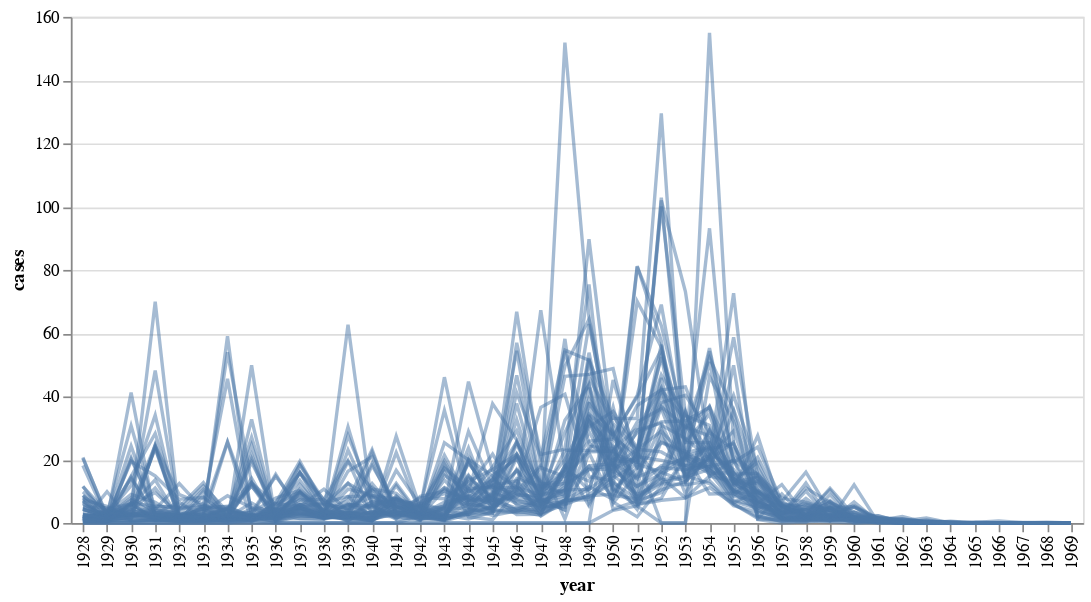

The cell this chart's notebook holds for it:
### Markdown cell above
## Timeline showing (detail) all states

### Code cell
alt.Chart(polio).mark_line(opacity=0.5).encode(
    x = 'year:O',
    y = 'cases:Q',
    detail = 'state:N',
    tooltip = 'state:N'
).properties(
    width = 600
)

### Figure 1 — Vega specification as saved in the notebook (floating-point values rounded to 4 significant figures; data arrays with more than 128 entries replaced by an {"elided": "..."} marker saying what was removed)
{"$schema": "https://vega.github.io/schema/vega/v5.json", "data": [{"name": "source_0", "values": {"elided": "2142 records"}}, {"name": "source_0_x_domain_year", "values": [{"year": 1928}, {"year": 1929}, {"year": 1930}, {"year": 1931}, {"year": 1932}, {"year": 1933}, {"year": 1934}, {"year": 1935}, {"year": 1936}, {"year": 1937}, {"year": 1938}, {"year": 1939}, {"year": 1940}, {"year": 1941}, {"year": 1942}, {"year": 1943}, {"year": 1944}, {"year": 1945}, {"year": 1946}, {"year": 1947}, {"year": 1948}, {"year": 1949}, {"year": 1950}, {"year": 1951}, {"year": 1952}, {"year": 1953}, {"year": 1954}, {"year": 1955}, {"year": 1956}, {"year": 1957}, {"year": 1958}, {"year": 1959}, {"year": 1960}, {"year": 1961}, {"year": 1962}, {"year": 1963}, {"year": 1964}, {"year": 1965}, {"year": 1966}, {"year": 1967}, {"year": 1968}, {"year": 1969}]}, {"name": "source_0_y_domain_cases", "values": [{"min": 0.0, "max": 155.0}]}], "marks": [{"type": "group", "name": "pathgroup", "from": {"facet": {"data": "source_0", "name": "faceted_path_main", "groupby": ["state"]}}, "encode": {"update": {"height": {"field": {"signal": null, "datum": null, "group": "height", "parent": null}}, "width": {"field": {"signal": null, "datum": null, "group": "width", "parent": null}}}}, "marks": [{"type": "line", "name": "marks", "from": {"data": "faceted_path_main"}, "sort": {"field": "datum[\"year\"]"}, "encode": {"update": {"x": {"field": "year", "scale": "x"}, "y": {"field": "cases", "scale": "y"}, "defined": {"signal": "isValid(datum[\"cases\"]) && isFinite(+datum[\"cases\"])"}, "stroke": {"value": "#4c78a8"}, "description": {"signal": "\"year: \" + (isValid(datum[\"year\"]) ? datum[\"year\"] : \"\"+datum[\"year\"]) + \"; cases: \" + (format(datum[\"cases\"], \"\")) + \"; state: \" + (isValid(datum[\"state\"]) ? datum[\"state\"] : \"\"+datum[\"state\"])"}, "opacity": {"value": 0.5}, "tooltip": {"signal": "isValid(datum[\"state\"]) ? datum[\"state\"] : \"\"+datum[\"state\"]"}}}, "style": ["line"]}]}], "scales": [{"name": "x", "type": "point", "domain": {"data": "source_0_x_domain_year", "field": "year", "sort": true}, "range": [0, {"signal": "width"}], "padding": 0.5}, {"name": "y", "type": "linear", "domain": [{"signal": "(data(\"source_0_y_domain_cases\")[0] || {}).min"}, {"signal": "(data(\"source_0_y_domain_cases\")[0] || {}).max"}], "range": [{"signal": "height"}, 0], "zero": true, "nice": true}], "axes": [{"scale": "y", "orient": "left", "aria": false, "domain": false, "labels": false, "gridScale": "x", "maxExtent": 0, "zindex": 0, "grid": true, "tickCount": {"signal": "ceil(height/40)"}, "ticks": false, "minExtent": 0}, {"scale": "x", "zindex": 0, "labelBaseline": "middle", "grid": false, "labelAlign": "right", "title": "year", "orient": "bottom", "labelAngle": 270}, {"scale": "y", "orient": "left", "labelOverlap": true, "zindex": 0, "tickCount": {"signal": "ceil(height/40)"}, "title": "cases", "grid": false}], "height": 300, "style": "cell", "padding": 5, "background": "white", "width": 600}
